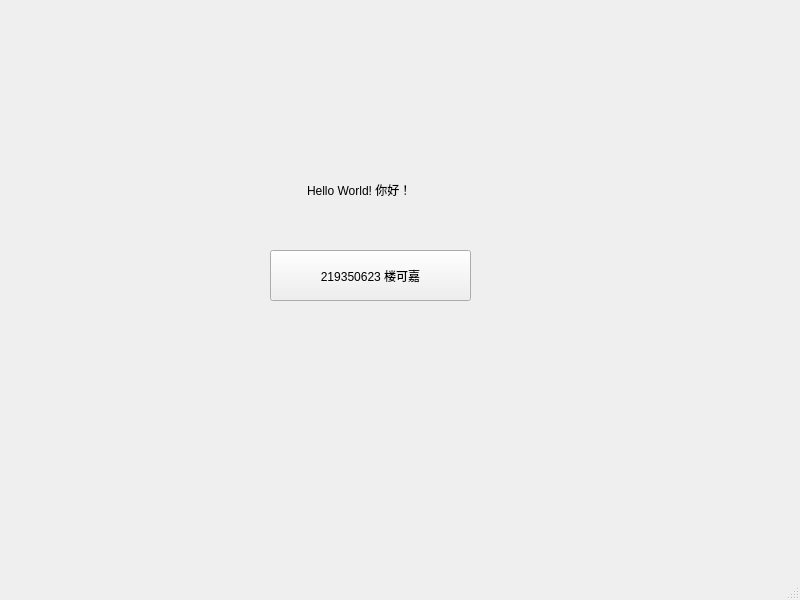
<?xml version="1.0" encoding="UTF-8"?>
<ui version="4.0">
 <class>MainWindow</class>
 <widget class="QMainWindow" name="MainWindow">
  <property name="geometry">
   <rect>
    <x>0</x>
    <y>0</y>
    <width>800</width>
    <height>600</height>
   </rect>
  </property>
  <property name="windowTitle">
   <string>MainWindow</string>
  </property>
  <widget class="QWidget" name="centralwidget">
   <widget class="QLabel" name="label">
    <property name="geometry">
     <rect>
      <x>307</x>
      <y>180</y>
      <width>141</width>
      <height>20</height>
     </rect>
    </property>
    <property name="text">
     <string>Hello World! 你好！</string>
    </property>
   </widget>
   <widget class="QPushButton" name="pushButton">
    <property name="geometry">
     <rect>
      <x>270</x>
      <y>250</y>
      <width>201</width>
      <height>51</height>
     </rect>
    </property>
    <property name="text">
     <string>219350623 楼可嘉</string>
    </property>
   </widget>
  </widget>
  <widget class="QMenuBar" name="menubar">
   <property name="geometry">
    <rect>
     <x>0</x>
     <y>0</y>
     <width>800</width>
     <height>37</height>
    </rect>
   </property>
  </widget>
  <widget class="QStatusBar" name="statusbar"/>
 </widget>
 <resources/>
 <connections/>
</ui>
